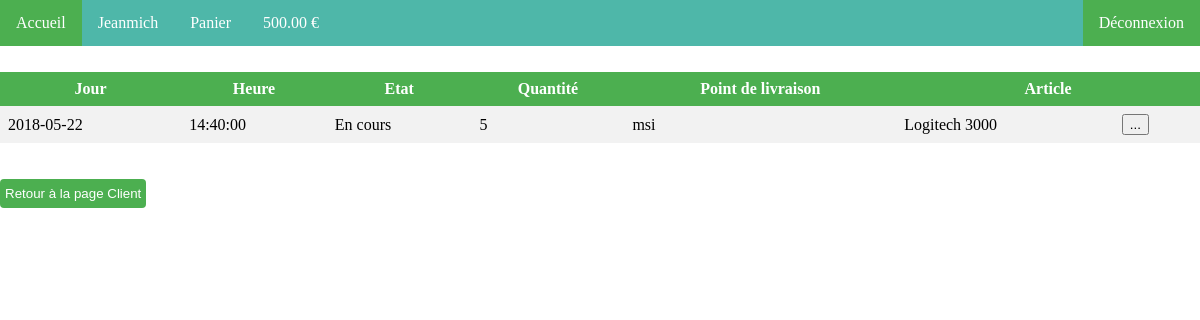
Before: /CONTROLLER/history.php (signed in) with the older database file.
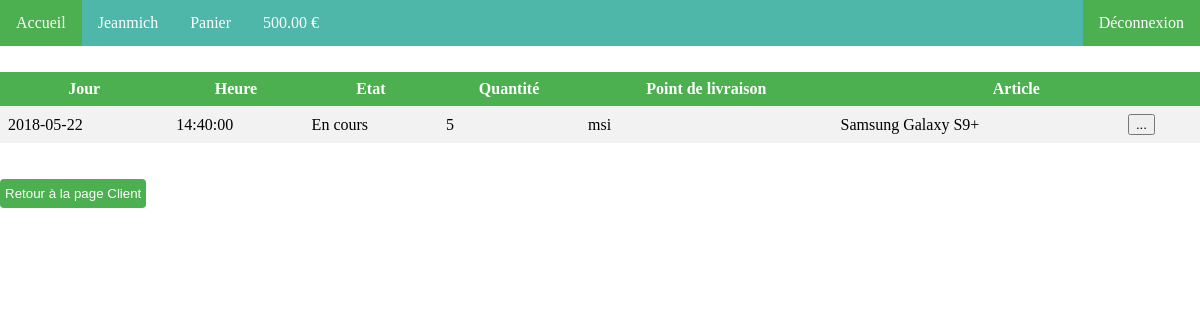
After: the same page with the newer database file.
### tables this page shows
CREATE TABLE IF NOT EXISTS `clients` (
	  `idClients` INT(3) NOT NULL AUTO_INCREMENT,
	  `nom` VARCHAR(30) NULL,
	  `prenom` VARCHAR(30) NULL,
	  `pseudo` VARCHAR(45) NULL,
	  `credit` DECIMAL(9,2) NULL,
	  `idPdLs` INT(3) NOT NULL,
	  `mdp` VARCHAR(80) NULL,
	  PRIMARY KEY (`idClients`, `idPdLs`),
	  INDEX `fk_clients_PdLs_idx` (`idPdLs` ASC),
	  CONSTRAINT `fk_clients_PdLs`
	    FOREIGN KEY (`idPdLs`)
	    REFERENCES `points_de_livraison` (`idPdLs`)
	    ON DELETE NO ACTION
	    ON UPDATE NO ACTION);

CREATE TABLE IF NOT EXISTS `achats` (
	  `idAchats` INT(3) NOT NULL AUTO_INCREMENT,
	  `etat` ENUM('Panier', 'En cours', 'Livré') NULL,
	  `date` DATE NULL,
	  `time` TIME NULL,
	  `idClients` INT(3) NOT NULL,
	  `idArticles` INT(3) NOT NULL,
	  `quantite` INT(5) NOT NULL,
	  `idMagasins` INT(3) NOT NULL DEFAULT '1', 
	  PRIMARY KEY (`idAchats`, `idClients`, `idArticles`),
	  INDEX `fk_achats_clients1_idx` (`idClients` ASC),
	  INDEX `fk_achats_articles1_idx` (`idArticles` ASC), 
	  INDEX `fk_achats_magasins1_idx` (`idMagasins` ASC), 
	  CONSTRAINT `fk_achats_clients1`
	    FOREIGN KEY (`idClients`)
	    REFERENCES `clients` (`idClients`)
	    ON DELETE NO ACTION
	    ON UPDATE NO ACTION,
	  CONSTRAINT `fk_achats_articles1`
	    FOREIGN KEY (`idArticles`)
	    REFERENCES `articles` (`idArticles`)
	    ON DELETE NO ACTION
	    ON UPDATE NO ACTION,
	  CONSTRAINT `fk_achats_magasins1`
	    FOREIGN KEY (`idMagasins`)
	    REFERENCES `magasins` (`idMagasins`)
	    ON DELETE NO ACTION
	    ON UPDATE NO ACTION);

CREATE TABLE IF NOT EXISTS `magasins` (
	  `idMagasins` INT(3) NOT NULL AUTO_INCREMENT,
	  `nom` VARCHAR(45) NULL,
	  `adresse` VARCHAR(45) NULL,
	  `ville` VARCHAR(25) NULL,
	  `codePostal` CHAR(5) NULL,
	  `image` VARCHAR(45) NULL,
	  PRIMARY KEY (`idMagasins`));

CREATE TABLE IF NOT EXISTS `articles` (
	  `idArticles` INT(3) NOT NULL AUTO_INCREMENT,
	  `categorie` VARCHAR(12) NULL,
	  `nom` VARCHAR(100) NULL,
	  `description` VARCHAR(140) NULL,
	  `image` VARCHAR(45) NULL,
	  `quantite` INT(4) NULL,
	  `idMagasins` INT(3) NOT NULL,
	  `prix` DECIMAL(6,2) NULL,
	  `sous_categorie` VARCHAR(50) NULL,
	  PRIMARY KEY (`idArticles`, `idMagasins`),
	  INDEX `fk_articles_Magasins1_idx` (`idMagasins` ASC),
	  CONSTRAINT `fk_articles_Magasins1`
	    FOREIGN KEY (`idMagasins`)
	    REFERENCES `magasins` (`idMagasins`)
	    ON DELETE NO ACTION
	    ON UPDATE NO ACTION);

### MODEL/model.php (called while the page is built, shortened)
<?php
function dbConnect() {
  try {
    $bdd = new PDO('mysql:host=localhost;dbname=geek-o-sphere', 'root', '', array(PDO::ATTR_ERRMODE => PDO::ERRMODE_EXCEPTION));
    return $bdd;
  }catch(Exception $e) {
    die('Erreur : '.$e->getMessage());
  }
}
function getOneAccount($pseudo) {
    $bdd = dbConnect();
      $accounts = $bdd->query('SELECT * FROM `clients` WHERE pseudo="'.$pseudo.'"');
      return $accounts;
}
function historyCall() {
	$bdd = dbConnect();
	$items = $bdd->query('SELECT  `achats`.date AS "achats.date", `achats`.time AS "achats.time",
									`achats`.idArticles AS "achats.idArticles", `achats`.idClients AS "achats.idClients",
									`achats`.etat AS "achats.etat", `achats`.quantite AS "achats.quantite",
									`clients`.idClients AS "clients.idClients", `clients`.pseudo AS "clients.pseudo",
									`articles`.idArticles AS "articles.idArticles", `articles`.nom AS "articles.nom",
                  `magasins`.nom AS "magasins.nom"
							FROM    achats, clients, articles, magasins
							WHERE ( `magasins`.idMagasins=`achats`.idMagasins AND `achats`.idArticles=`articles`.idArticles
							        AND `clients`.idClients=`achats`.idClients
							        AND `achats`.etat!="Panier"
									AND `clients`.pseudo="'.$_SESSION['pseudo'].'"
								) ORDER BY `achats`.date DESC, `achats`.time DESC'
						  );
	return $items;
}
?>

### CONTROLLER/history_1.php (the view)
<?php
	echo "<table>
			<th>Jour
			<th>Heure
			<th>Etat
			<th>Quantité
			<th>Point de livraison
			<th colspan=2>Article
		 "
	;
	$test = false;
	$query = historyCall();
	while ( $data = $query -> fetch()) {
		echo"<tr>
			 <td>".$data['achats.date'].
			"<td>".$data['achats.time'].
			"<td>".utf8_encode($data['achats.etat']).
			"<td>".$data['achats.quantite'].
			"<td>".$data['magasins.nom'].
			"<td>".utf8_encode($data['articles.nom']).
			"<td><a href='detailed_item.php?id=".$data['achats.idArticles']."'><button>...</button></a>"
		;
		$test = true;
	} if (!$test) {
		echo"<tr><td><td><td><td colspan=3>Aucun achat effectué";
	}
	echo"</table>";
?>

### CONTROLLER/history.php (shortened to what this page needs)
<?php
if(isset($_SESSION['pseudo']) && isset($_SESSION['pwd'])) {
	include('../VIEW/history.php');
}else {
	include('../VIEW/verification_needed.php');
}
?>

### VIEW/history.php (shortened to what this page needs)
<?php require("../MODEL/model.php"); ?>
<!DOCTYPE html>
<html>
<head>
	<link rel="stylesheet" href="../VIEW/style.css" type="text/css" media="all" />
</head>
<body><br>
		<center>
			<?php include('./navigation_bar.php'); ?>
			<br><br><br>
			<?php include('./history_1.php'); ?>
		</center>
		<br><br>
		<a href="./customer_page.php">
            <button class="button">Retour à la page Client</button>
        </a>
	</body>
</html>

### CONTROLLER/navigation_bar.php
<ul>
   <li><a href="./main_page.php">Accueil</a></li>
   <li><a href="./customer_page.php"><?php echo $_SESSION['pseudo'] ?></a></li>
   <li><a href="./basket.php">Panier</a></li>
   <li><a href="./wallet.php"><?php $data=getOneAccount($_SESSION['pseudo']); $credit=$data->fetch(); echo $credit['credit'].' €'; ?></a></li>
   <li style="float:right"><a class="active" href="../CONTROLLER/main_page_disconnect.php">Déconnexion</a></li>
</ul>

### VIEW/style.css (style rules this page uses)
ul { list-style-type: none; margin: 0; padding: 0; overflow: hidden; background-color: #4EB7A9; }
body { margin :0; }
li { float: left; }
li a { display: block; color: white; text-align: center; padding: 14px 16px; text-decoration: none; }
.active { background-color: #4CAF50; }
ul { position: fixed; top: 0; width: 100%; }
table { border-collapse: collapse; width: 100%; }
th, td { text-align: top; padding: 8px; }
tr:nth-child(even) { background-color: #f2f2f2 }
th { background-color: #4CAF50; color: white; }
.button { background-color: #4CAF50; color: white; padding: 7px 5px; margin: 8px 10; border: none; border-radius: 4px; cursor: pointer; }

Changed rows visible on the page:
changed through a linked row, achats "En cours": articles.nom "Logitech 3000" → "Samsung Galaxy S9+"
